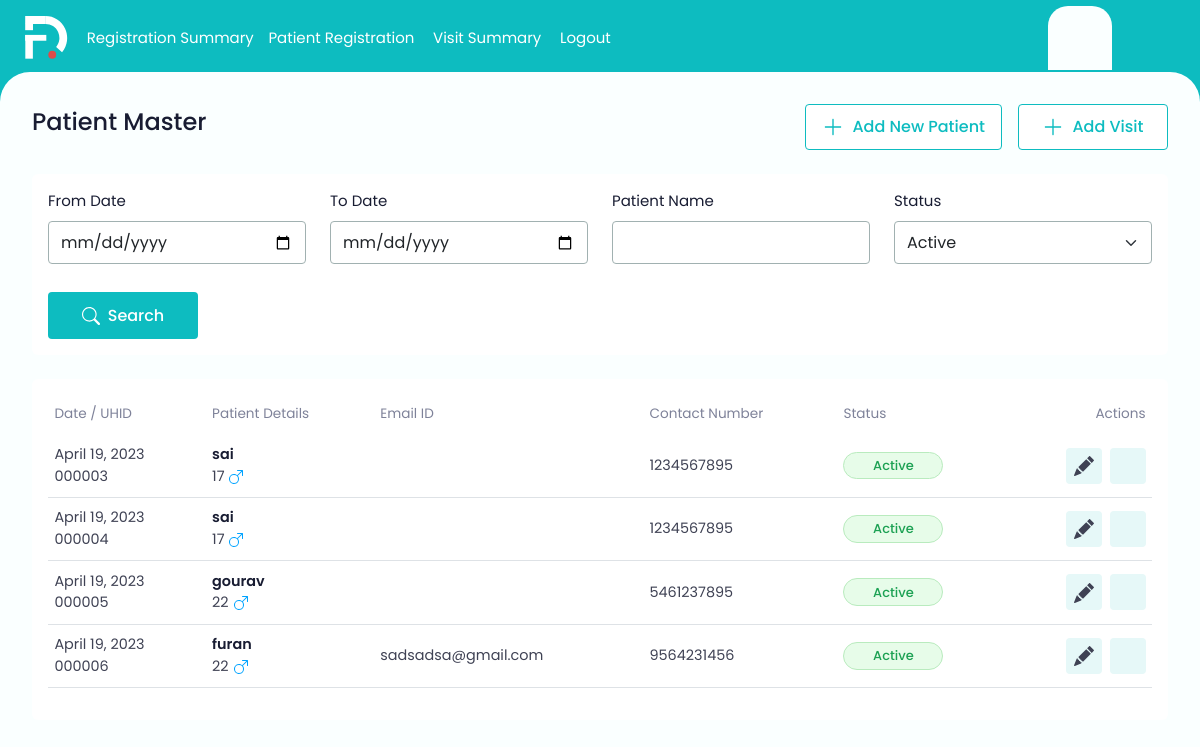
Before: /registersummary/ (signed in) with the older database file.
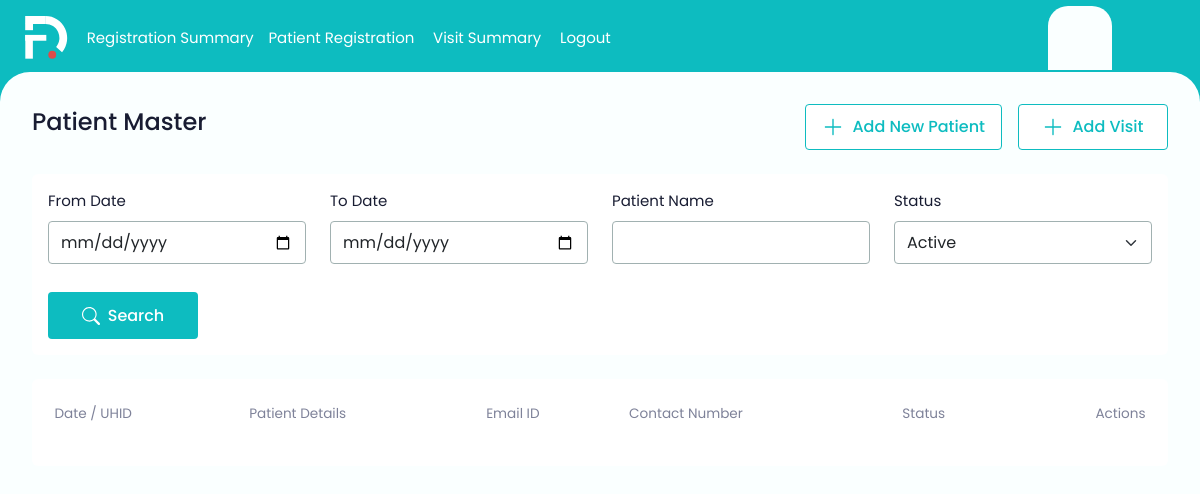
After: the same page with the newer database file.
### ekonapp/models.py (models this page shows)
class ekon(models.Model):
    uhid = models.CharField(max_length=255)
    Mr = 'Mr'
    Miss = 'Miss'
    STATUS_CHOICES = [
        (Mr, 'Mr'),
        (Miss, 'Miss'),
    ]
    title = models.CharField(max_length=255)
    male = 'male'
    female = 'female'
    STATUS_CHOICES = [
        (male, 'male'),
        (female, 'female'),
    ]
    gender = models.CharField(max_length=255)
    patient_name = models.CharField(max_length=255)
    dob = models.DateField()
    age = models.IntegerField()
    email_id = models.EmailField()
    contact_number = models.CharField(max_length=255)
    patient_history = models.TextField()
    date =  models.DateField(auto_now_add=True)
    Active = 'Active'
    Inactive = 'Inactive'
    STATUS_CHOICES = [
        (Active, 'Active'),
        (Inactive, 'Inactive'),
    ]
    status = models.CharField(max_length=255, choices=STATUS_CHOICES)

### ekonapp/views.py (the view)
# urls.py: path('registersummary/',registrationsummary,name='registrationsummary'),
@login_required
def registrationsummary(request):
    patients = ekon.objects.all()
    if request.method == 'POST':
        patient_name = request.POST.get('patient_name')
        status = request.POST.get('status')
        from_date = request.POST.get('from_date')
        to_date = request.POST.get('to_date')
        contact_number = request.POST.get('contact_number')
        if patient_name:
            patients = patients.filter(Q(patient_name__icontains=patient_name) | Q(uhid__icontains=patient_name))
        if status:
            patients = patients.filter(status=status)
        if from_date and to_date:
            patients = patients.filter(date__range=[from_date, to_date])
        if contact_number:
            patients = patients.filter(contact_number__icontains=contact_number)
        context = {'patients': patients,}
    else:
        context = {
            'patients': patients
        }
    return render(request, 'registration-summary.html', context)

### ekonapp/templates/registration-summary.html (shortened to what this page needs)
{% extends "base.html" %}
{% block content %}
  <main>
    <div class="mb-4 d-flex gap-3 align-items-center pe-3">
        <h5 class="page-heading">Patient Master</h5>
        <div class="ms-auto">
          <div class="d-flex gap-3">
            <button type="submit" class="theme-btn-outline" >
              <svg>
                  <use xlink:href="static/images/iocn.svg#add"></use><a href ="{% url 'patient-registration' %}">
              </svg>
              <span>Add New Patient</span>
          </button>
            <button type="submit" class="theme-btn-outline">
              <svg>
                  <use xlink:href="static/images/iocn.svg#add"></use>
              </svg>
              <span>Add Visit</span>
          </button>
          </div>
        </div>
      </div>
      <form method="POST" action="{% url 'registrationsummary' %}">
    <div class="auto-scroll">
          <div class="bg-white rounded-2 p-3 mb-4">
              <div class="row">
                <div class="col-md-3">
                  <label class="form-label">From Date</label>
                  <input type="date" class="form-control" id="from-date" name="from_date">
                </div>
                <div class="col-md-3">
                  <label class="form-label">To Date</label>
                  <input type="date" class="form-control" id="to-date" name="to_date">
                </div>
                <div class="col-md-3">
                  <label class="form-label">Patient Name</label>
                  <input type="text" class="form-control" name="patient_name">
                </div>
                <div class="col-md-3">
                  <label class="form-label">Status</label>
                  <select class="form-select" name="status">
                    <option value="Active" selected>Active</option>
                  </select>
                </div>
                <div class="col-md-3">
                  <button type="search" class="theme-btn btn-h">
                    <svg>
                      <use xlink:href="static/images/iocn.svg#search"></use>
                    </svg>
                    <span>Search</span>
                  </button>
                </div>
              </form>
          <div class="bg-white rounded-2 p-3">
              <div class="table-responsive">
                  <table class="table table-data ">
                      <thead>
                        <tr>
                          <th>Date / UHID</th>
                          <th>Patient Details</th>
                          <th>Email ID</th>
                          <th>Contact Number</th>
                          <th>Status</th>
                          <th class="text-end">Actions</th>
                      <tbody>
                        <tr>
                          {% for Patient in patients %}
                          <td class="text-nowrap">
                            <span>{{Patient.date}}</span><br><span>{{Patient.uhid }}</span>
                          </td>
                          <td>
                            <div>
                              <div class="text-d-blue fw-semibold">{{Patient.patient_name}}</div>
                              <div>
                                <span>{{Patient.age}}</span>
                                <svg class="gender-male">
                                  <use xlink:href="assets/images/iocn.svg#gender-male"></use>
                              </svg>
                              </div>
                          </div>
                          </td>
                          <td>{{Patient.email_id}}</td>
                          <td>{{Patient.contact_number}}</td>
                          <td>
                              <div class="sts-green">{{Patient.status}}</div>
                          </td>
                          <td class="text-end">
                            <div class="d-flex gap-2 justify-content-end">
                                <button type="button" class="table-btn">
                                  <a href="{% url 'addvisit' Patient.id %}">
                                      <svg class="gender-icon">
                                          <use xlink:href="static/images/iocn.svg#edit"></use>
                                      </svg>
                                  </a>
                                </button>
                                  <button type="button" class="table-btn">
                                    <a href="#" >
                                      <svg class="gender-icon">
                                      <use xlink:href="static/images/delete-svgrepo-com.svg"></use>
                                  </svg>
                                    </a>
                                </button>
                            </div>
                        </td>
                        </tr>
                      </thead>
                          {% endfor %}
                        </tr>
                      </tbody>
                    </table>
              </div>
          </div>
  </main>
</body>
</html>
{% endblock %}

### ekonapp/templates/base.html (shortened to what this page needs)
{% load static %}
<!DOCTYPE html>
<head>
    <link href="{% static 'css/bootstrap.css' %}" rel="stylesheet" />
    <link href="{% static 'css/custom.css' %}" rel="stylesheet" />
</head>
<body>
    <header>
        <div class="container-fluid px-4">
            <div class="d-flex pt-1 align-items-center">
                <div>
                    <img src="{% static 'images/app-logo.svg' %}" class="app-logo">
                    <span class="badge badge-secondary">
                </div>
                {% block head %}
                <div class="nav-item" style=" color: white;">
                    <br> <a class="nav-link" href="{% url 'registrationsummary' %}">Registration Summary<span class="badge badge-secondary">  </a>
                    <br></div>
                <div class="nav-item" style=" color: white;">
                    <br><a class="nav-link" href="{% url 'patient-registration' %}">Patient Registration <span class="badge badge-secondary"> </a>
                    <br></div><br>
                <div class="nav-item" style=" color: white;">
                    <br><a class="nav-link" href="{% url 'visitsummary' %}">Visit Summary <span class="badge badge-secondary"> </a>
                    <br></div>
                <div class="nav-item" style=" color: white;">
                    <br> <a class="nav-link" href="{% url 'logout' %}">Logout<span class="badge badge-secondary"> </a>
                    <br></div>
        {% endblock %}
                <div class="ms-auto">
                    <ul class="nav menu-nav">
                        <li class="nav-item">
                            <a class="nav-link active" href="#">
                                <svg>
                                    <use xlink:href="{% static 'images/iocn.svg#person' %}"></use>
                                </svg>
                            </a>
                        </li>
                        <li class="nav-item">
                            <a class="nav-link" href="#">
                                <svg>
                                    <use xlink:href="{% static 'images/iocn.svg#setting' %}"></use>
                                </svg>
                            </a>
                        </li>
                    </ul>
                </div>
            </div>
        </div>
    </header>
        {% block content %}
        {% endblock %}
    </body>
</html>

### ekonapp/static/css/custom.css (style rules this page uses)
body { font-family: var(--bs-theme-font-family); color: var(--bs-text-color-100); font-size: var(--bs-body-font-size); background-color: var(--bs-theme-color); }
.app-logo { height: 44px; }
.menu-nav .nav-link { padding: 0.3rem 0.5rem 0.7rem 0.5rem; }
.menu-nav .nav-link svg { width: 48px; height: 48px; color: #fff; }
.menu-nav .nav-link.active { background-color: var(--bs-bg-color); padding: 0.3rem 0.5rem 0.7rem 0.5rem; border-top-left-radius: 20px; border-top-right-radius: 20px; }
.menu-nav .nav-link.active svg { color: var(--bs-theme-color); }
main { background-color: var(--bs-bg-color); border-top-left-radius: 30px; border-top-right-radius: 30px; width: 100%; height: 100%; position: fixed; overflow: hidden; padding: 2rem 1rem 2rem 2rem; margin-right: 2rem; }
main .auto-scroll { overflow-x: hidden; overflow-y: auto; padding-right: 1rem; height: calc(100vh - 200px); }
main .page-heading { font-size: 1.5rem; font-weight: 500; color: var(--bs-text-color-100); }
main .form-control, main .form-select { padding: 0.55rem 0.75rem; border-radius: var(--bs-btn-radius); border-color: var(--bs-textbox-border); }
main .form-label { font-size: var(--bs-text-color-200); }
.theme-btn { background-color: var(--bs-theme-color); padding: 0.7rem 1rem; min-width: 150px; border: 0; font-size: 1rem; font-weight: 500; border-radius: var(--bs-btn-radius); display: flex; gap: 0.5rem; align-items: center; justify-content: center; }
.theme-btn svg { width: 18px; height: 18px; }
.theme-btn, .theme-btn svg { color: #fff; }
.theme-btn-outline { background-color: #fff; padding: 0.65rem 1rem; min-width: 150px; border: 1px solid var(--bs-theme-color); font-size: 1rem; font-weight: 500; border-radius: var(--bs-btn-radius); display: flex; gap: 0.5rem; align-items: center; justify-content: center; }
.theme-btn-outline svg { width: 22px; height: 22px; }
.theme-btn-outline, .theme-btn-outline svg { color: var(--bs-theme-color); }
.btn-h { margin-top: 1.75rem; }
.table-data { width: 100%; }
.table-data > thead th { font-size: 0.85rem; color: var(--bs-text-color-300); font-weight: 400; border-bottom: 0; background-color: #fff; position: sticky; }
.table-data > thead th, .table-data > tbody td { padding: 0.6rem 0.4rem; }

Changed rows visible on the page:
removed ekon: date "April 19, 2023", uhid "000003", patient_name "sai", age "17", contact_number "1234567895", status "Active"
removed ekon: date "April 19, 2023", uhid "000004", patient_name "sai", age "17", contact_number "1234567895", status "Active"
removed ekon: date "April 19, 2023", uhid "000005", patient_name "gourav", age "22", contact_number "5461237895", status "Active"
removed ekon: date "April 19, 2023", uhid "000006", patient_name "furan", age "22", email_id "sadsadsa@gmail.com", contact_number "9564231456", status "Active"
